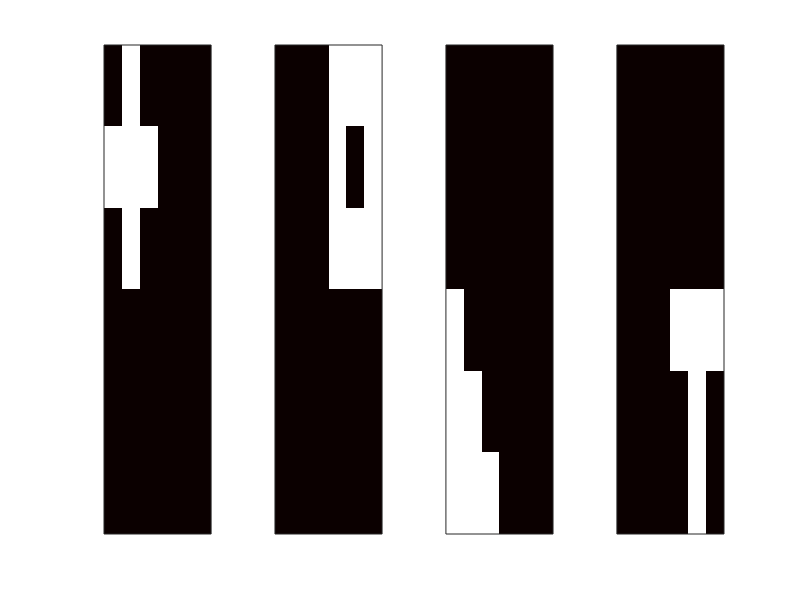

The MATLAB script that drew this image:
function [X,Z,A, sigma_X] = generate_test_data(num_sample_images)
if(nargin<1)
    num_sample_images = 1000;
end
image_part_1 = [0 1 0 0 0 0; 1 1 1 0 0 0; 0 1 0 0 0 0; 0 0 0 0 0 0; 0 0 0 0 0 0; 0 0 0 0 0 0];
image_part_2 = [0 0 0 1 1 1; 0 0 0 1 0 1; 0 0 0 1 1 1; 0 0 0 0 0 0; 0 0 0 0 0 0; 0 0 0 0 0 0];
image_part_3 = [0 0 0 0 0 0; 0 0 0 0 0 0; 0 0 0 0 0 0; 1 0 0 0 0 0; 1 1 0 0 0 0; 1 1 1 0 0 0];
image_part_4 = [0 0 0 0 0 0; 0 0 0 0 0 0; 0 0 0 0 0 0; 0 0 0 1 1 1; 0 0 0 0 1 0; 0 0 0 0 1 0];
subplot(1,4,1)
imagesc(image_part_1)
set(gca,'XTick',[])
set(gca,'YTick',[])
colormap('hot')
subplot(1,4,2)
imagesc(image_part_2)
set(gca,'XTick',[])
set(gca,'YTick',[])
colormap('hot')
subplot(1,4,3)
imagesc(image_part_3)
set(gca,'XTick',[])
set(gca,'YTick',[])
colormap('hot')
subplot(1,4,4)
imagesc(image_part_4)
set(gca,'XTick',[])
set(gca,'YTick',[])
colormap('hot')

A = [reshape(image_part_1,1,numel(image_part_1)) ; ...
     reshape(image_part_2,1,numel(image_part_2)) ; ...
     reshape(image_part_3,1,numel(image_part_3)) ; ...
     reshape(image_part_4,1,numel(image_part_4))];
 
 
 num_latent_image_features = size(A,1);
 vector_image_size = size(A,2);
 sigma_X = .5;
 
Z = round(rand(num_sample_images,num_latent_image_features));

X = Z*A + randn(num_sample_images,vector_image_size)*sigma_X; % this should probably be sqrt(sigma_X) but the data looks different in that case 
% 
% figure
% for i=1:num_sample_images
%     subplot(round(sqrt(num_sample_images)), round(sqrt(num_sample_images)), i);
%     imagesc(reshape(X(i,:),size(image_part_1)));
%     colormap('hot');
% end

% now we have X and the true Z and A and true sigma_X